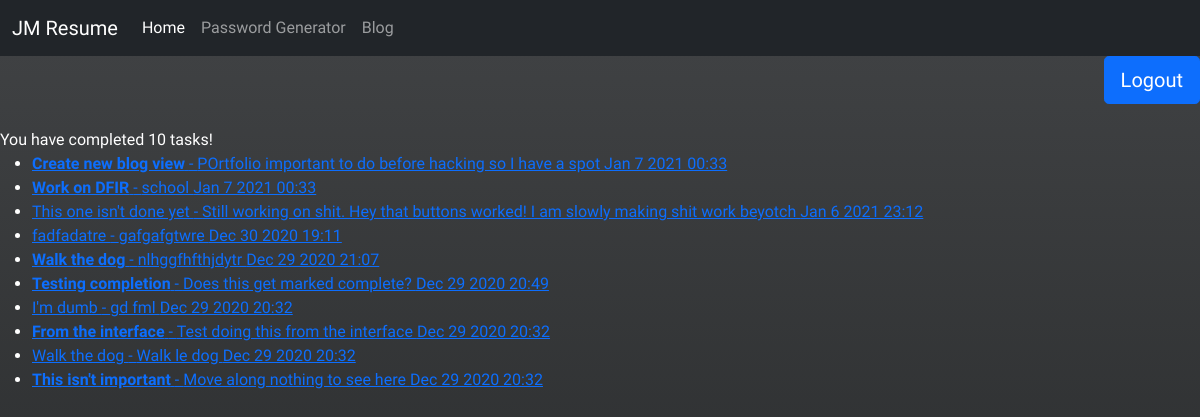
/todo/completed/ (signed in), run on the app's committed database.
### todo/models.py (models this page shows, shortened)
class Todo(models.Model):
    title = models.CharField(max_length=50)
    memo = models.TextField(blank=True)
    priority = models.BooleanField(default=False)
    created_time = models.DateTimeField(auto_now_add=True)
    completed_time = models.DateTimeField(null=True, blank=True)
    user = models.ForeignKey(User, on_delete=models.CASCADE)

### todo/views.py (the view)
# urls.py: path('completed/', views.completedtodos, name='completedtodos'),
@login_required
def completedtodos(request):
    todos = Todo.objects.filter(user=request.user, completed_time__isnull=False).order_by('-completed_time')
    return render(request, 'todo/completedtodos.html', {'todos': todos})

### todo/templates/todo/completedtodos.html (shortened to what this page needs)
<!DOCTYPE html>
<html lang="en">
<head>
    {% extends 'todo/mod_base.html' %}
{% block content %}
You have completed {{ todos.count }} tasks!
<ul>
    {% for todo in todos %}
    <li>
        <a href="{% url 'todo:viewtodo' todo.id %}">
        {% if todo.priority %}
        <strong>{% endif %}{{ todo.title }}{% if todo.priority %}</strong>{% endif %}
        {% if todo.memo %} - {{ todo.memo }} {% endif %}
        {{ todo.completed_time|date:'M j Y H:i' }}
        </a>
    </li>
    {% endfor %}
</ul>
{% endblock %}

### static/portfolio/custom.css (style rules this page uses)
html { height: 100%; }
body { margin: 0; font-family: 'Nova Flat', cursive; color: white; background-repeat: no-repeat; background-attachment: fixed; background: #232526; background: -webkit-linear-gradient(to bottom, #414345, #232526); background: linear-gradient(to bottom, #414345, #232526); }

### data on the page
Todo: title "Create new blog view", memo "POrtfolio important to do before hacking so I have a spot", completed_time "Jan 7 2021 00:33"
Todo: title "Work on DFIR", memo "school", completed_time "Jan 7 2021 00:33"
Todo: title "This one isn't done yet", memo "Still working on shit. Hey that buttons worked! I am slowly making shit work beyotch", completed_time "Jan 6 2021 23:12"
Todo: title "fadfadatre", memo "gafgafgtwre", completed_time "Dec 30 2020 19:11"
Todo: title "Walk the dog", memo "nlhggfhfthjdytr", completed_time "Dec 29 2020 21:07"
Todo: title "Testing completion", memo "Does this get marked complete?", completed_time "Dec 29 2020 20:49"
Todo: title "I'm dumb", memo "gd fml", completed_time "Dec 29 2020 20:32"
Todo: title "From the interface", memo "Test doing this from the interface", completed_time "Dec 29 2020 20:32"
Todo: title "Walk the dog", memo "Walk le dog", completed_time "Dec 29 2020 20:32"
Todo: title "This isn't important", memo "Move along nothing to see here", completed_time "Dec 29 2020 20:32"

### other printed values
{{ todos.count }} "10"
